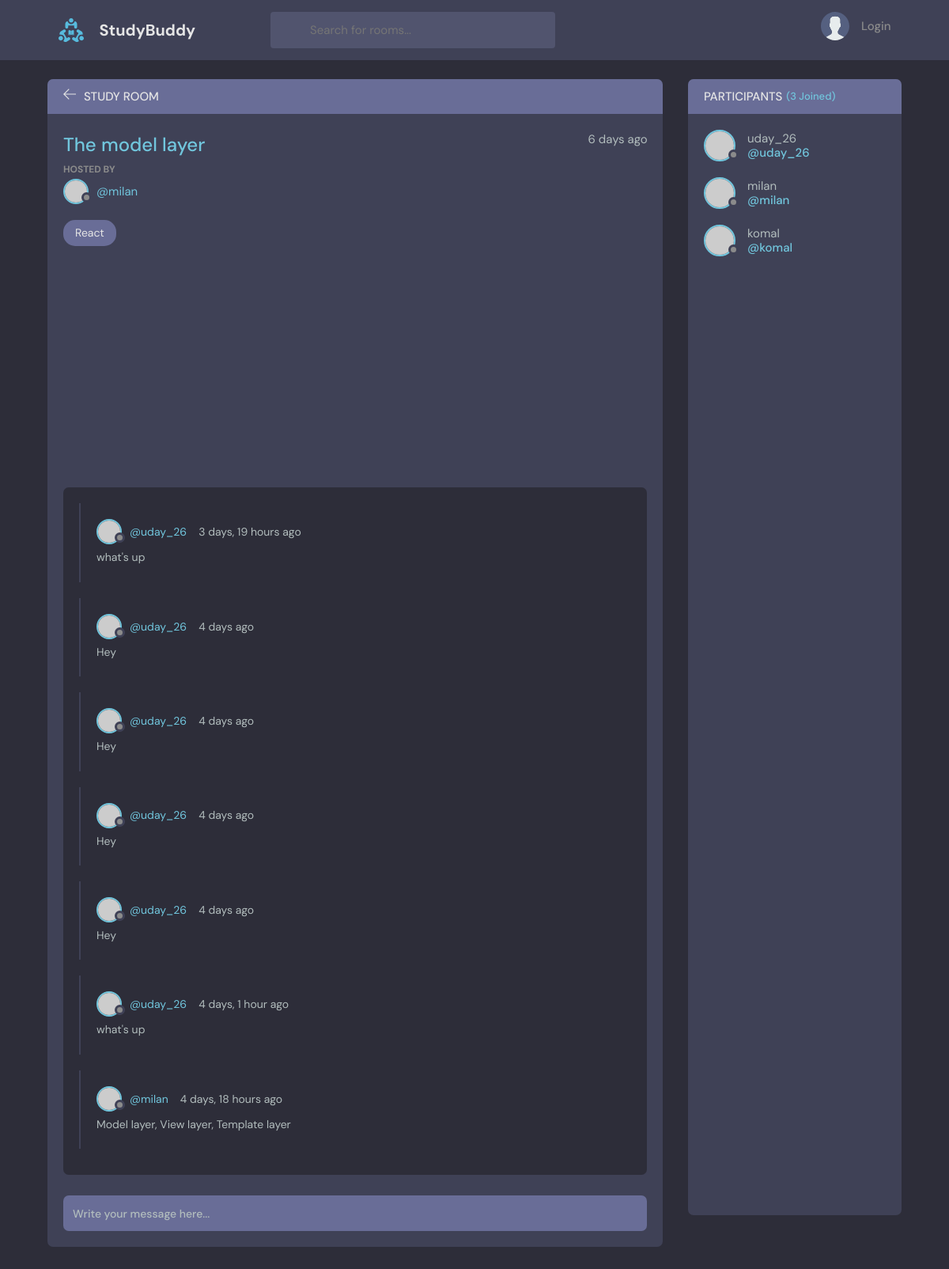
Before: /room/7/ with the older database file.
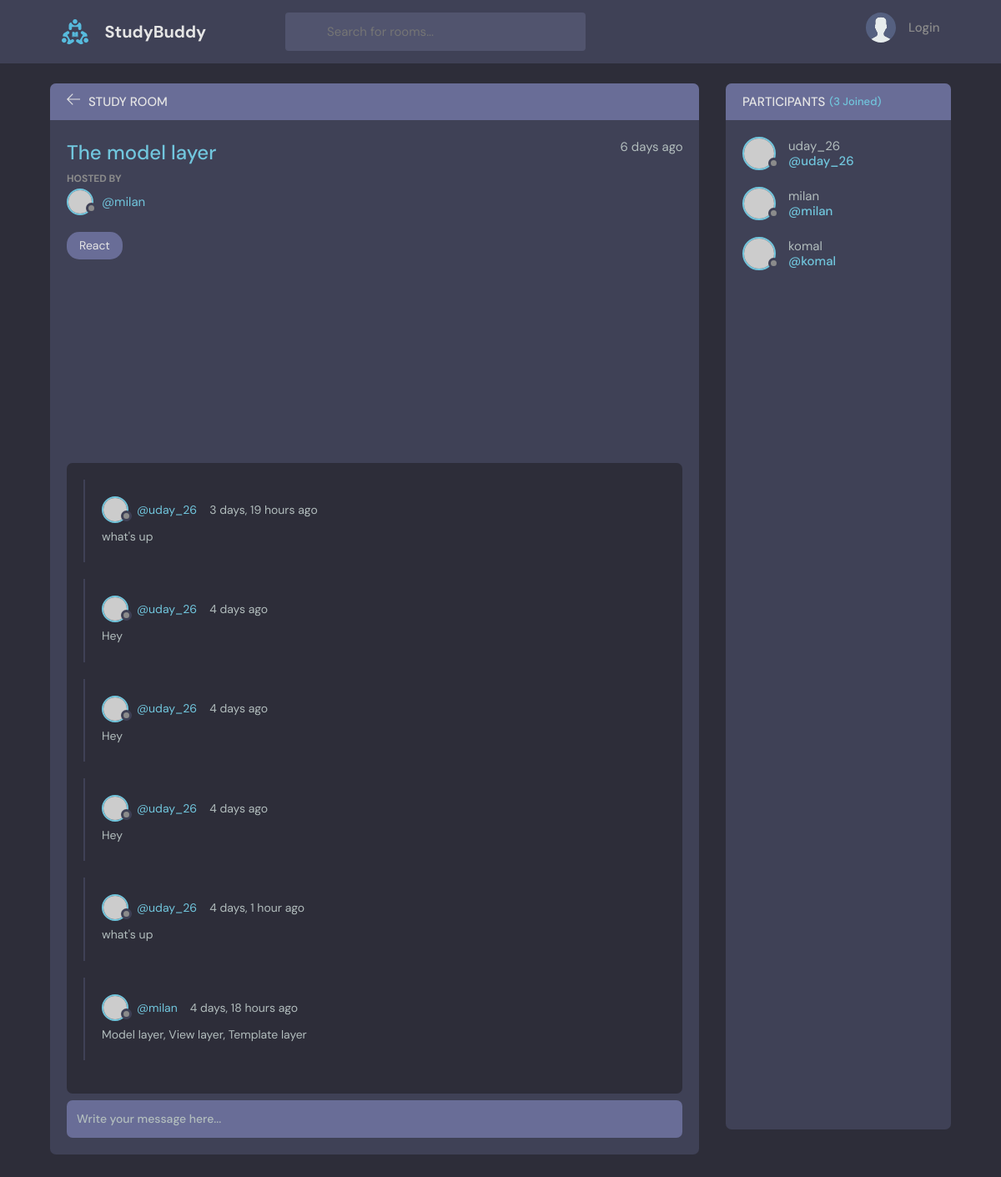
After: the same page with the newer database file.
### base/models.py (models this page shows, shortened)
class Message(models.Model):
    user = models.ForeignKey(User,on_delete=models.CASCADE)
    room= models.ForeignKey(Room,on_delete=models.CASCADE)
    body = models.TextField()
    update = models.DateTimeField(auto_now=True)
    created = models.DateTimeField(auto_now_add=True)
    class Meta:
        ordering = ['-update', '-created']

### base/views.py (the view, shortened to what this page needs)
# urls.py: path('room/<str:pk>/',views.room, name = 'room'),
def room(request, pk):
    room = Room.objects.get(id=pk)
    room_messages = room.message_set.all()
    participants = room.participants.all()
    context = {'room': room, 'room_messages': room_messages, 'participants': participants}
    return render(request, 'base/room.html', context)

### base/models.py (called while the page is built)
    def __str__(self):
        return self.name

### base/templates/base/room.html (shortened to what this page needs)
{% extends 'main.html' %}
{% block content %}
    <main class="profile-page layout layout--2">
      <div class="container">
        <div class="room">
          <div class="room__top">
            <div class="room__topLeft">
              <a href="{% url 'home' %}">
                <svg version="1.1" xmlns="http://www.w3.org/2000/svg" width="32" height="32" viewBox="0 0 32 32">
                  <title>arrow-left</title>
                  <path
                    d="M13.723 2.286l-13.723 13.714 13.719 13.714 1.616-1.611-10.96-10.96h27.625v-2.286h-27.625l10.965-10.965-1.616-1.607z"
                  ></path>
                </svg>
              </a>
              <h3>Study Room</h3>
            </div>
          </div>
          <div class="room__box scroll">
            <div class="room__header scroll">
              <div class="room__info">
                <h3>{{room.name}}</h3>
                <span>{{room.created|timesince}} ago</span>
              </div>
              <div class="room__hosted">
                <p>Hosted By</p>
                {% if room.host %}
                <a href="{% url 'user-Profile' room.host.id %}" class="room__author">
                {% endif %}
                  <div class="avatar avatar--small">
                    <img src="https://randomuser.me/api/portraits/men/37.jpg" />
                  </div>
                  <span>@{{room.host.username}}</span>
                </a>
              </div>
              <span class="room__topics">{{room.topic}}</span>
            </div>
            <div class="room__conversation">
              <div class="threads scroll">
                {% for message in room_messages %}
                 <div class="thread">
                  <div class="thread__top">
                    <div class="thread__author">
                      <a href="{% url 'user-Profile' message.user.id %}" class="thread__authorInfo">
                        <div class="avatar avatar--small">
                          <img src="https://randomuser.me/api/portraits/men/37.jpg" />
                        </div>
                        <span>@{{message.user.username}}</span>
                      </a>
                      <span class="thread__date">{{message.created|timesince}} ago</span>
                    </div>
                 </div>
                  <div class="thread__details">
                   {{message.body}}
                  </div>
                </div>
                {% endfor %}
              </div>
            </div>
          </div>
          <div class="room__message">
            <form action="" method = "post">
              <input name="body" placeholder="Write your message here..." />
            </form>
          </div>
        </div>
        <div class="participants">
          <h3 class="participants__top">Participants <span>({{participants.count}} Joined)</span></h3>
          <div class="participants__list scroll">
            {% for user in participants %}
            <a href="{% url 'user-Profile' user.id %}" class="participant">
              <div class="avatar avatar--medium">
                <img src="https://randomuser.me/api/portraits/men/37.jpg" />
              </div>
              <p>
                {{user.username}}
                <span>@{{user.username}}</span>
              </p>
            </a>
             {% endfor %}
          </div>
        </div>
      </div>
    </main>
    {% endblock content %}

Changed rows visible on the page:
removed Message: user.username "uday_26", created "4 days", body "Hey"
